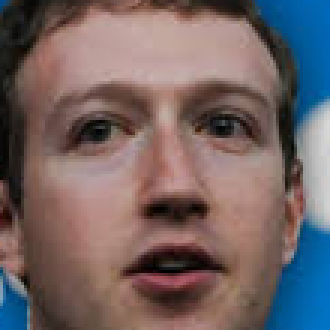
#> input picture Multiclass Classification/Data/MZ_BG_DT_Validation/MZ/Mzlri 135.png, 110 x 110 px, given in place of Bglri 1.png, which was not available (shown 3 times larger)
$ python SVM.py
#> lines starting #> are read from the running program, lines starting #| are printed output that depends on the picture
import numpy as np                            # Thư viện tính toán với ma trận
from sklearn import linear_model              # Thư viện linear_model
from sklearn.metrics import accuracy_score    # Hàm đánh giá độ chính xác
from sklearn import svm                       # SVM
from matplotlib.pyplot import imread          # Load ảnh
import matplotlib.pyplot as plt
from sklearn import metrics
np.random.seed(1)
# Load ảnh
# BG(187L+73S=260) MZ(175L+45S=220)
pathBG = 'C:/Users/15108/Desktop/New data/Train Resized/mauBG/'
pathMZ = 'C:/Users/15108/Desktop/New data/Train Resized/mauMZ/'
train_BG = np.arange(1, 141)               # Chọn 140 ảnh đầu là tập train BG
test_BG = np.arange(141, 169)              # Chọn 28 ảnh còn lại tập test BG
train_MZ= np.arange(1, 141)                # Chọn 140 ảnh đầu là tập train MZ
test_MZ= np.arange(141, 167)               # Chọn 26 ảnh còn lại tập test MZ
D = 110*110                                # Kích thước sau khi resize
d = 1000                                   # Kích thước mới dùng projection
ProjectionMatrix = np.random.randn(D, d)   # Khởi tạo ma trận chiếu ngẫu nhiên
# Hàm đọc tên ảnh và lưu vào danh sách
def build_list_fn(pre,imgs,path):
#> called with pre = 'Bglri', imgs = array of shape (140,)
    list_fn = []                           # Khởi tạo list rỗng
    for im in imgs:                        # Thêm ảnh vào list
        fn = path + pre  + ' '+ str(im) + '.png'
        list_fn.append(fn)
    return list_fn
# Hàm chuyển đổi ảnh màu thành ảnh xám
def rgb2gray(rgb):
    # Y' = 0.299R + 0.587G + 0.114B công thức chuyển đổi ảnh màu sang xám
    return rgb[:,:,0]*.299 + rgb[:,:,1]*.587 + rgb[:, :,2]*.114
# Hàm vetorize ảnh
def vectorize_img(filename):
    rgb = imread(filename)      # Load ảnh
#> rgb is the input picture: shape (110, 110, 3) float32; mean R, G, B 0.45, 0.392, 0.393
    gray = rgb2gray(rgb)        # Chuyển đổi sang thang màu xám
#> in rgb2gray, `return rgb[:,:,0]*.299 + rgb[:,:,1]*.587 + rgb[:, :,2]*.114`:
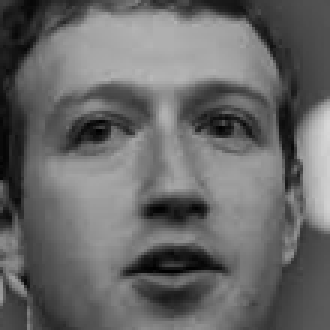
#> returned value: shape (110, 110) float32 (shown 3 times larger); min 0, max 0.847, mean 0.409
    im_vec = gray.reshape(1, D) # Chuyển thành vector hàng
    return im_vec
# Xây dựng ma trận dữ liệu và chiếu xuống PM để giảm chiều dữ liệu
def build_data_matrix(imgs_BG,imgs_MZ):
    total_imgs = imgs_BG.shape[0] + imgs_MZ.shape[0]    # Tổng số lượng ảnh
    X_full = np.zeros((total_imgs, D))                  # Khởi tạo dữ liệu X
    y = np.hstack((np.zeros((int(total_imgs/2), )), np.ones(int((total_imgs/2), ))))
    list_fn_BG = build_list_fn('Bglri',imgs_BG,pathBG)  # Build ảnh Billgate
    list_fn_MZ = build_list_fn('Mzlri',imgs_MZ,pathMZ)  # Buil ảnh Mac Zuckerberg
    list_fn = list_fn_BG + list_fn_MZ
    # Chuyển đổi sang thang màu xám từng ảnh và giảm chiều dữ liệu
    for i in range(len(list_fn)):
        X_full[i, :] = vectorize_img(list_fn[i])
#> pass 2 of the loop in build_data_matrix, `for i in range(len(list_fn)):`:
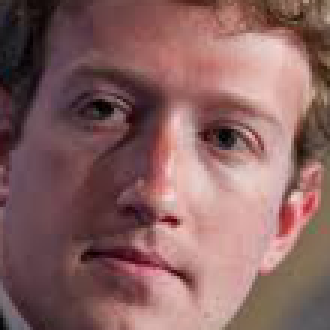
#> input picture Multiclass Classification/Data/MZ_BG_DT_Validation/MZ/Mzlri 136.png, 110 x 110 px, given in place of Bglri 2.png, which was not available (shown 3 times larger)
#> in vectorize_img, rgb is the input picture: shape (110, 110, 3) float32; mean R, G, B 0.533, 0.385, 0.38
#> in rgb2gray (call 2), `return rgb[:,:,0]*.299 + rgb[:,:,1]*.587 + rgb[:, :,2]*.114`:
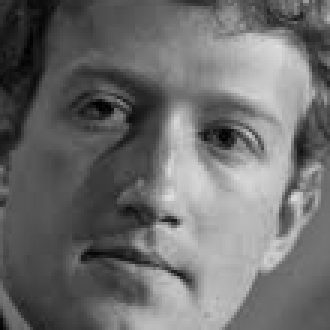
#> returned value: shape (110, 110) float32 (shown 3 times larger); min 0, max 0.877, mean 0.429
    X = X_full@ProjectionMatrix
    return (X, y)
# Build tập train
#> (the run stopped early here; a loop or call above may not have finished)
